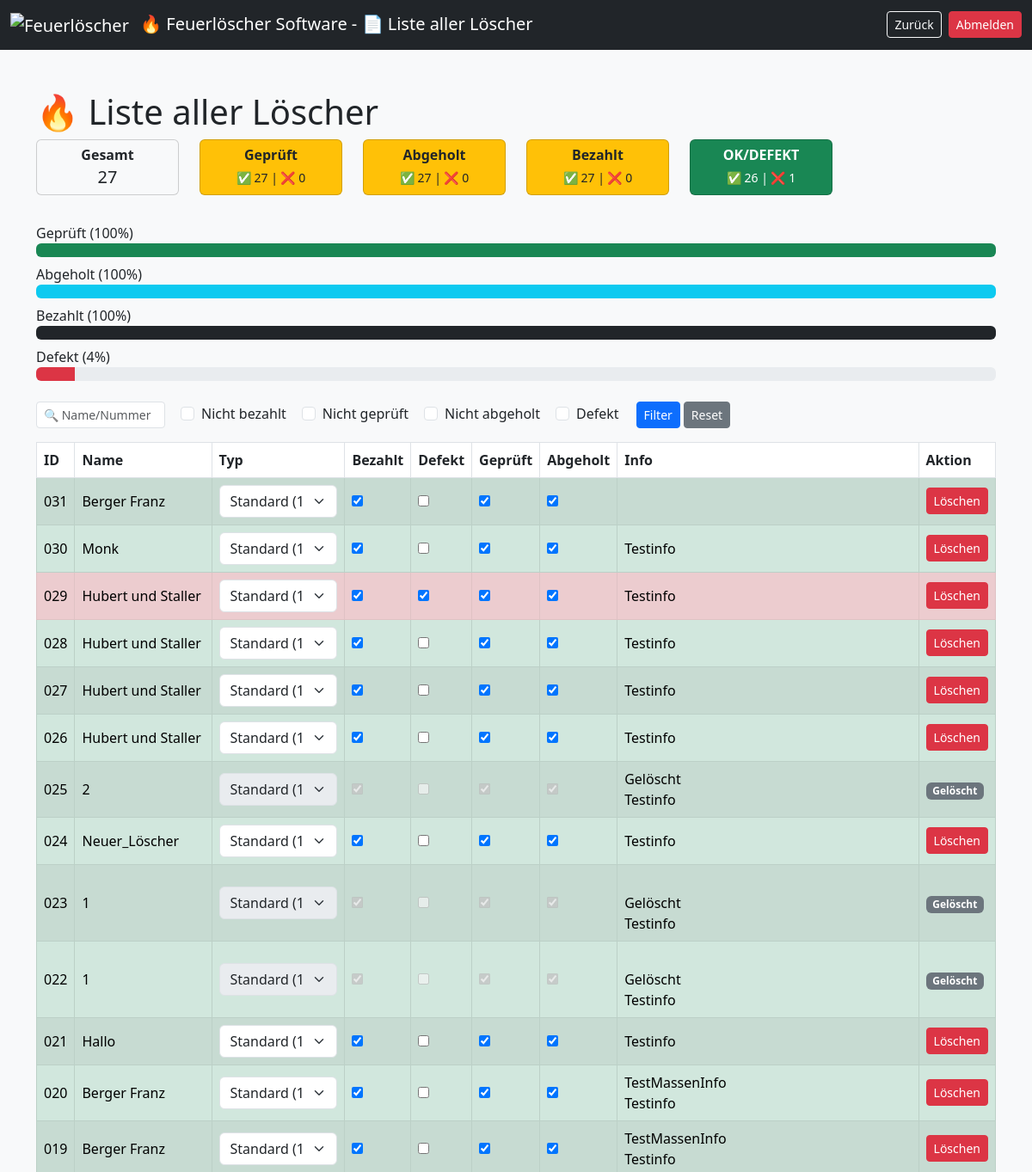
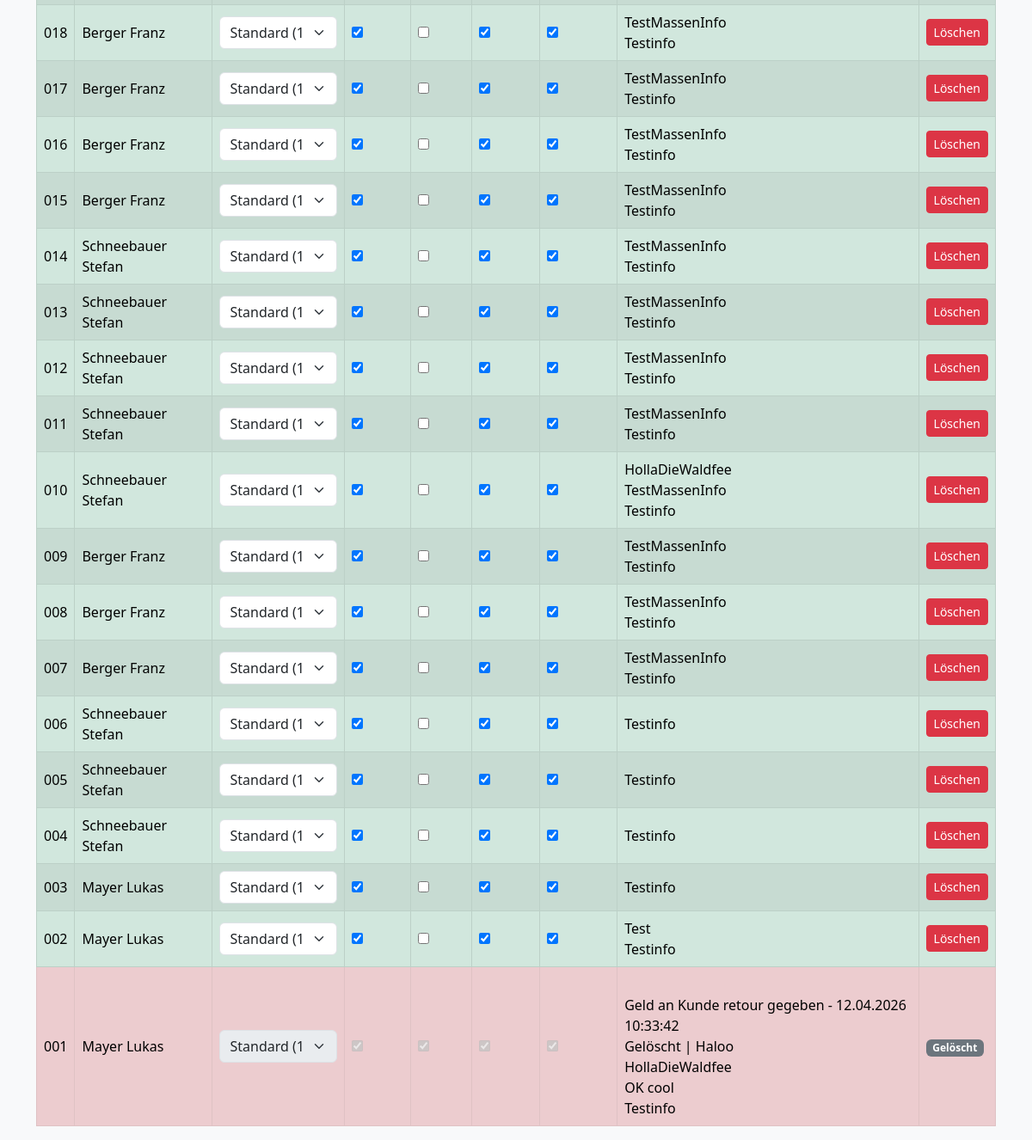
/liste.php (signed in), run on the app's committed database (2 pictures, top to bottom).
### tables this page shows
CREATE TABLE loescher (
    id INTEGER PRIMARY KEY AUTOINCREMENT,
    nummer TEXT UNIQUE,
    name TEXT,
    zeitstempel TEXT,
    typ TEXT,
    preis REAL,
    loeschertyp TEXT,
    menge REAL,
    einheit TEXT,
    etikett_gedruckt INTEGER,
    abholschein_gedruckt INTEGER,
    bezahlt INTEGER,
    geprueft INTEGER,
    abgeholt INTEGER,
    defekt INTEGER,
    info TEXT,
    active INTEGER
);

### liste.php (the view, shortened to what this page needs)
<?php
$db = getDB();
if (!function_exists('percent')) {
    function percent($teil, $gesamt) {
        return $gesamt > 0 ? round(($teil / $gesamt) * 100) : 0;
    }
}
function getStats($db) {
    $stats = [];
    $stats['gesamt'] = $db->querySingle("SELECT COUNT(*) FROM loescher WHERE active = 1");
    $stats['geprueft'] = $db->querySingle("SELECT COUNT(*) FROM loescher WHERE geprueft = 1 AND active = 1");
    $stats['nicht_geprueft'] = $db->querySingle("SELECT COUNT(*) FROM loescher WHERE geprueft = 0 AND active = 1");
    $stats['abgeholt'] = $db->querySingle("SELECT COUNT(*) FROM loescher WHERE abgeholt = 1 AND active = 1");
    $stats['nicht_abgeholt'] = $db->querySingle("SELECT COUNT(*) FROM loescher WHERE abgeholt = 0 AND active = 1");
    $stats['bezahlt'] = $db->querySingle("SELECT COUNT(*) FROM loescher WHERE bezahlt = 1 AND active = 1");
    $stats['nicht_bezahlt'] = $db->querySingle("SELECT COUNT(*) FROM loescher WHERE bezahlt = 0 AND active = 1");
    $stats['ok'] = $db->querySingle("SELECT COUNT(*) FROM loescher WHERE geprueft = 1 AND defekt = 0 AND active = 1");
    $stats['defekt'] = $db->querySingle("SELECT COUNT(*) FROM loescher WHERE defekt = 1 AND active = 1");
    $stats['p_defekt'] = percent($stats['defekt'], $stats['gesamt']);
    $stats['p_geprueft'] = percent($stats['geprueft'], $stats['gesamt']);
    $stats['p_abgeholt'] = percent($stats['abgeholt'], $stats['gesamt']);
    $stats['p_bezahlt'] = percent($stats['bezahlt'], $stats['gesamt']);
    return $stats;
}
$stats = getStats($db);
$where = [];
$whereSQL = count($where) ? "WHERE " . implode(" AND ", $where) : "";
$result = $db->query("SELECT * FROM loescher $whereSQL ORDER BY id DESC");
?>
<!DOCTYPE html>
<html>
<head>
<link href="https://cdn.jsdelivr.net/npm/bootstrap@5.3.0/dist/css/bootstrap.min.css" rel="stylesheet">
</head>
<body class="bg-light">
<nav class="navbar navbar-expand-lg navbar-dark bg-dark">
    <div class="container-fluid">
        <span class="navbar-brand">
            <img src="./images/Feuerlöscher.ico" alt="Feuerlöscher" width="24" height="24" class="me-2">
            &#128293; Feuerlöscher Software - &#128196; Liste aller Löscher
        </span>
        <div class="d-flex gap-2">
            <a href="index.php" class="btn btn-outline-light btn-sm">
                Zurück
            </a>
            <a href="?logout=1" class="btn btn-danger btn-sm">
                Abmelden
            </a>
        </div>
    </div>
</nav>
<div class="container mt-5">
<h1>&#128293; Liste aller Löscher</h1>
<div class="row mb-4">
    <div class="col-6 col-md-2">
        <div class="card text-center bg-light mb-2">
            <div class="card-body p-2">
                <h6 class="mb-1"><strong>Gesamt</strong></h6>
                <h5 class="mb-0" id="stat-gesamt"><?= $stats['gesamt'] ?></h5>
            </div>
        </div>
    </div>
    <div class="col-6 col-md-2">
        <div class="card text-center bg-warning mb-2">
            <div class="card-body p-2">
                <h6 class="mb-1"><strong>Geprüft</strong></h6>
                <small id="stat-geprueft">✅ <?= $stats['geprueft'] ?> | ❌ <?= $stats['nicht_geprueft'] ?></small>
            </div>
        </div>
    </div>
    <div class="col-6 col-md-2">
        <div class="card text-center bg-warning mb-2">
            <div class="card-body p-2">
                <h6 class="mb-1"><strong>Abgeholt</strong></h6>
                <small id="stat-abgeholt">✅ <?= $stats['abgeholt'] ?> | ❌ <?= $stats['nicht_abgeholt'] ?></small>
            </div>
        </div>
    </div>
    <div class="col-6 col-md-2">
        <div class="card text-center bg-warning mb-2">
            <div class="card-body p-2">
                <h6 class="mb-1"><strong>Bezahlt</strong></h6>
                <small id="stat-bezahlt">✅ <?= $stats['bezahlt'] ?> | ❌ <?= $stats['nicht_bezahlt'] ?></small>
            </div>
        </div>
    </div>
    <div class="col-6 col-md-2">
        <div class="card text-center bg-success text-white mb-2">
            <div class="card-body p-2">
                <h6 class="mb-1"><strong>OK/DEFEKT</strong></h6>
                <small id="stat-ok">✅ <?= $stats['ok'] ?> | ❌ <?= $stats['defekt'] ?></small>
            </div>
        </div>
    </div>
</div>
<div class="mb-4">
    <label>Geprüft (<span id="label-p-geprueft"><?= $stats['p_geprueft'] ?></span>%)</label>
    <div class="progress mb-2"><div class="progress-bar bg-success" id="bar-geprueft" style="width: <?= $stats['p_geprueft'] ?>%"></div></div>
    <label>Abgeholt (<span id="label-p-abgeholt"><?= $stats['p_abgeholt'] ?></span>%)</label>
    <div class="progress mb-2"><div class="progress-bar bg-info" id="bar-abgeholt" style="width: <?= $stats['p_abgeholt'] ?>%"></div></div>
    <label>Bezahlt (<span id="label-p-bezahlt"><?= $stats['p_bezahlt'] ?></span>%)</label>
    <div class="progress mb-2"><div class="progress-bar bg-dark" id="bar-bezahlt" style="width: <?= $stats['p_bezahlt'] ?>%"></div></div>
    <label>Defekt (<span id="label-p-defekt"><?= $stats['p_defekt'] ?></span>%)</label>
    <div class="progress mb-2"><div class="progress-bar bg-danger" id="bar-defekt" style="width: <?= $stats['p_defekt'] ?>%"></div></div>
</div>
<form method="get" class="row g-1 mb-3 align-items-center">
    <div class="col-auto">
        <input type="text" name="suche" class="form-control form-control-sm me-3" style="width:150px;"
               placeholder="🔍 Name/Nummer" value="<?= htmlspecialchars($_GET['suche'] ?? '') ?>">
    </div>
    <div class="col-auto form-check form-check-inline">
        <input type="checkbox" name="nicht_bezahlt" class="form-check-input" id="chkBezahlt" <?= isset($_GET['nicht_bezahlt'])?'checked':'' ?>>
        <label class="form-check-label" for="chkBezahlt">Nicht bezahlt</label>
    </div>
    <div class="col-auto form-check form-check-inline">
        <input type="checkbox" name="nicht_geprueft" class="form-check-input" id="chkGeprueft" <?= isset($_GET['nicht_geprueft'])?'checked':'' ?>>
        <label class="form-check-label" for="chkGeprueft">Nicht geprüft</label>
    </div>
    <div class="col-auto form-check form-check-inline">
        <input type="checkbox" name="nicht_abgeholt" class="form-check-input" id="chkAbgeholt" <?= isset($_GET['nicht_abgeholt'])?'checked':'' ?>>
        <label class="form-check-label" for="chkAbgeholt">Nicht abgeholt</label>
    </div>
    <div class="col-auto form-check form-check-inline">
        <input type="checkbox" name="defekt" class="form-check-input" id="chkDefekt" <?= isset($_GET['defekt'])?'checked':'' ?>>
        <label class="form-check-label" for="chkDefekt">Defekt</label>
    </div>
    <div class="col-auto">
        <button class="btn btn-primary btn-sm">Filter</button>
    </div>
    <div class="col-auto">
        <a href="liste.php" class="btn btn-secondary btn-sm">Reset</a>
    </div>
</form>
<table class="table table-bordered table-striped align-middle">
    <thead>
        <tr><th>ID</th><th>Name</th><th>Typ</th><th>Bezahlt</th><th>Defekt</th><th>Geprüft</th><th>Abgeholt</th><th>Info</th><th>Aktion</th></tr>
    </thead>
    <tbody>
    <?php while ($row = $result->fetchArray()):
        $rowClass = !$row['geprueft'] ? "table-warning" : (!$row['abgeholt'] ? "table-warning" : "table-info");
        if ($row['geprueft'] && $row['abgeholt'] && $row['bezahlt'] && !$row['defekt']) $rowClass="table-success";
        if ($row['defekt']) $rowClass="table-danger";
        $disabled = ($row['active'] == 0) ? 'disabled' : '';
    ?>
    <tr data-id="<?= $row['id'] ?>" class="<?= $rowClass ?> <?= !$row['active']?'row-inactive':'' ?>">
        <td><?= htmlspecialchars($row['nummer']) ?></td>
        <td><?= htmlspecialchars($row['name']) ?></td>
        <td>
            <select class="form-select typ-select" <?= $disabled ?>>
                <option value="Standard" <?= $row['typ']=="Standard"?"selected":"" ?>>Standard (<?= PREIS_STANDARD ?> €)</option>
            </select>
        </td>
        <td><input type="checkbox" class="cb-bezahlt" <?= $row['bezahlt']?'checked':'' ?> <?= $disabled ?>></td>
        <td><input type="checkbox" class="cb-defekt" <?= $row['defekt']?'checked':'' ?> <?= $disabled ?>></td>
        <td><input type="checkbox" class="cb-geprueft" <?= $row['geprueft']?'checked':'' ?> <?= $disabled ?>></td>
        <td><input type="checkbox" class="cb-abgeholt" <?= $row['abgeholt']?'checked':'' ?> <?= $disabled ?>></td>
        <td><?= nl2br(htmlspecialchars($row['info'])) ?></td>
        <td>
            <?php if ($row['active']): ?>
                <button class="btn btn-sm btn-danger btn-delete">Löschen</button>
            <?php else: ?>
                <span class="badge bg-secondary">Gelöscht</span>
            <?php endif; ?>
        </td>
    </tr>
    <?php endwhile; ?>
    </tbody>
    </table>
</div>
</body>
</html>

### data on the page
loescher: nummer "031", name "Berger Franz", typ+active "Standard (15 €)", bezahlt "☑", geprueft "☑", abgeholt "☑", shows "Löschen"
loescher: nummer "030", name "Monk", typ+active "Standard (15 €)", bezahlt "☑", geprueft "☑", abgeholt "☑", info "Testinfo", shows "Löschen"
loescher: nummer "029", name "Hubert und Staller", typ+active "Standard (15 €)", bezahlt "☑", defekt "☑", geprueft "☑", abgeholt "☑", info "Testinfo", shows "Löschen"
loescher: nummer "028", name "Hubert und Staller", typ+active "Standard (15 €)", bezahlt "☑", geprueft "☑", abgeholt "☑", info "Testinfo", shows "Löschen"
loescher: nummer "027", name "Hubert und Staller", typ+active "Standard (15 €)", bezahlt "☑", geprueft "☑", abgeholt "☑", info "Testinfo", shows "Löschen"
loescher: nummer "026", name "Hubert und Staller", typ+active "Standard (15 €)", bezahlt "☑", geprueft "☑", abgeholt "☑", info "Testinfo", shows "Löschen"
loescher: nummer "025", name "2", typ+active "Standard (15 €)", bezahlt "☑", geprueft "☑", abgeholt "☑", info "Gelöscht Testinfo"
loescher: nummer "024", name "Neuer_Löscher", typ+active "Standard (15 €)", bezahlt "☑", geprueft "☑", abgeholt "☑", info "Testinfo", shows "Löschen"
loescher: nummer "023", name "1", typ+active "Standard (15 €)", bezahlt "☑", geprueft "☑", abgeholt "☑", info "Gelöscht Testinfo"
loescher: nummer "022", name "1", typ+active "Standard (15 €)", bezahlt "☑", geprueft "☑", abgeholt "☑", info "Gelöscht Testinfo"
loescher: nummer "021", name "Hallo", typ+active "Standard (15 €)", bezahlt "☑", geprueft "☑", abgeholt "☑", info "Testinfo", shows "Löschen"
loescher: nummer "020", name "Berger Franz", typ+active "Standard (15 €)", bezahlt "☑", geprueft "☑", abgeholt "☑", info "TestMassenInfo Testinfo", shows "Löschen"
loescher: nummer "019", name "Berger Franz", typ+active "Standard (15 €)", bezahlt "☑", geprueft "☑", abgeholt "☑", info "TestMassenInfo Testinfo", shows "Löschen"
loescher: nummer "018", name "Berger Franz", typ+active "Standard (15 €)", bezahlt "☑", geprueft "☑", abgeholt "☑", info "TestMassenInfo Testinfo", shows "Löschen"
loescher: nummer "017", name "Berger Franz", typ+active "Standard (15 €)", bezahlt "☑", geprueft "☑", abgeholt "☑", info "TestMassenInfo Testinfo", shows "Löschen"
loescher: nummer "016", name "Berger Franz", typ+active "Standard (15 €)", bezahlt "☑", geprueft "☑", abgeholt "☑", info "TestMassenInfo Testinfo", shows "Löschen"
loescher: nummer "015", name "Berger Franz", typ+active "Standard (15 €)", bezahlt "☑", geprueft "☑", abgeholt "☑", info "TestMassenInfo Testinfo", shows "Löschen"
loescher: nummer "014", name "Schneebauer Stefan", typ+active "Standard (15 €)", bezahlt "☑", geprueft "☑", abgeholt "☑", info "TestMassenInfo Testinfo", shows "Löschen"
loescher: nummer "013", name "Schneebauer Stefan", typ+active "Standard (15 €)", bezahlt "☑", geprueft "☑", abgeholt "☑", info "TestMassenInfo Testinfo", shows "Löschen"
loescher: nummer "012", name "Schneebauer Stefan", typ+active "Standard (15 €)", bezahlt "☑", geprueft "☑", abgeholt "☑", info "TestMassenInfo Testinfo", shows "Löschen"
loescher: nummer "011", name "Schneebauer Stefan", typ+active "Standard (15 €)", bezahlt "☑", geprueft "☑", abgeholt "☑", info "TestMassenInfo Testinfo", shows "Löschen"
loescher: nummer "010", name "Schneebauer Stefan", typ+active "Standard (15 €)", bezahlt "☑", geprueft "☑", abgeholt "☑", info "HollaDieWaldfee TestMassenInfo Testinfo", shows "Löschen"
loescher: nummer "009", name "Berger Franz", typ+active "Standard (15 €)", bezahlt "☑", geprueft "☑", abgeholt "☑", info "TestMassenInfo Testinfo", shows "Löschen"
loescher: nummer "008", name "Berger Franz", typ+active "Standard (15 €)", bezahlt "☑", geprueft "☑", abgeholt "☑", info "TestMassenInfo Testinfo", shows "Löschen"
loescher: nummer "007", name "Berger Franz", typ+active "Standard (15 €)", bezahlt "☑", geprueft "☑", abgeholt "☑", info "TestMassenInfo Testinfo", shows "Löschen"
loescher: nummer "006", name "Schneebauer Stefan", typ+active "Standard (15 €)", bezahlt "☑", geprueft "☑", abgeholt "☑", info "Testinfo", shows "Löschen"
loescher: nummer "005", name "Schneebauer Stefan", typ+active "Standard (15 €)", bezahlt "☑", geprueft "☑", abgeholt "☑", info "Testinfo", shows "Löschen"
loescher: nummer "004", name "Schneebauer Stefan", typ+active "Standard (15 €)", bezahlt "☑", geprueft "☑", abgeholt "☑", info "Testinfo", shows "Löschen"
loescher: nummer "003", name "Mayer Lukas", typ+active "Standard (15 €)", bezahlt "☑", geprueft "☑", abgeholt "☑", info "Testinfo", shows "Löschen"
loescher: nummer "002", name "Mayer Lukas", typ+active "Standard (15 €)", bezahlt "☑", geprueft "☑", abgeholt "☑", info "Test Testinfo", shows "Löschen"
loescher: nummer "001", name "Mayer Lukas", typ+active "Standard (15 €)", bezahlt "☑", defekt "☑", geprueft "☑", abgeholt "☑", info "Geld an Kunde retour gegeben - 12.04.2026 10:33:42 Gelöscht | Haloo HollaDieWaldfee OK cool Testinfo"

### other printed values
$stats['gesamt'] "27"
$stats['geprueft'] "27"
$stats['nicht_geprueft'] "0"
$stats['abgeholt'] "27"
$stats['nicht_abgeholt'] "0"
$stats['bezahlt'] "27"
$stats['nicht_bezahlt'] "0"
$stats['ok'] "26"
$stats['defekt'] "1"
$stats['p_geprueft'] "100"
$stats['p_abgeholt'] "100"
$stats['p_bezahlt'] "100"
$stats['p_defekt'] "4"
